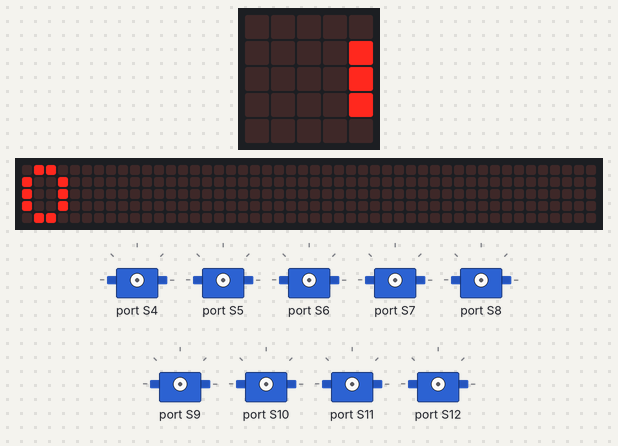
Simulated run of this program. Board: BBC micro:bit running MicroPython. Shown: the board's 5×5 LED display, a strip that is not on the board, showing the scrolling text unrolled, 9 × servo. The 48×5 strip is a reading aid, not a part: it shows the text the display is scrolling, unrolled, one strip-width of it at a time; servo angles are drawn from the pulse width (0.5 ms = 0°, 2.5 ms = 180°).

Above: at 0.07 s.
At 4.58 s:
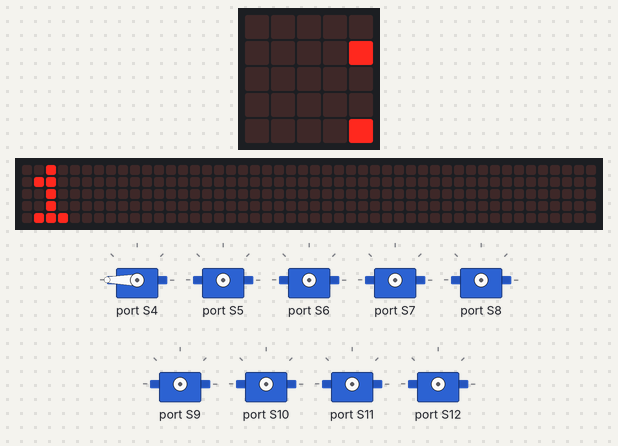
At 9.23 s:
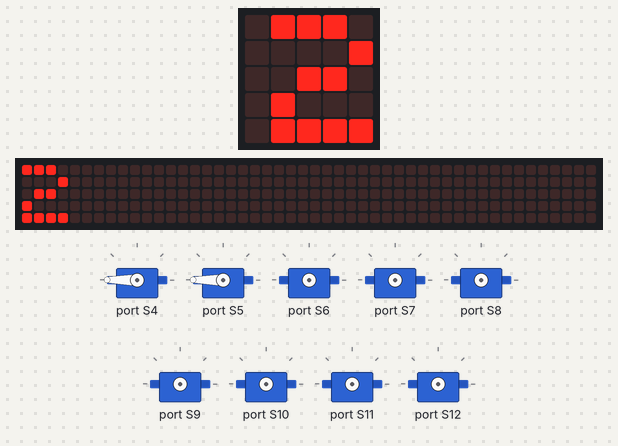
At 18.39 s:
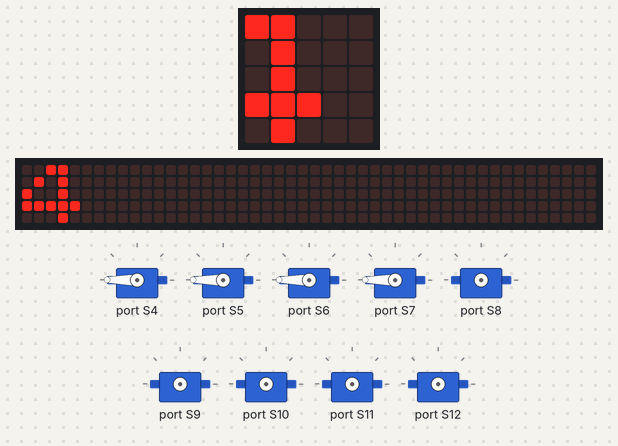
At 27.55 s:
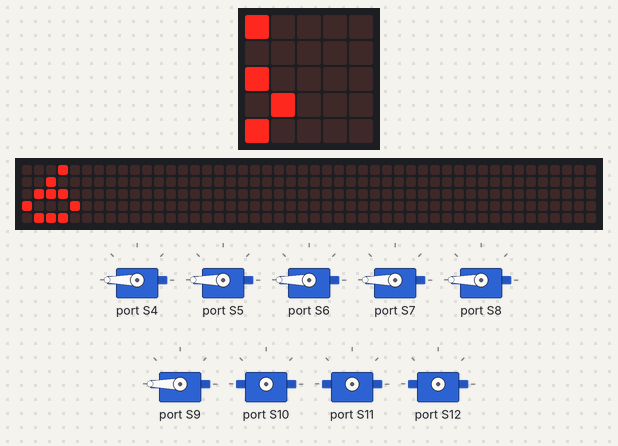
At 36.86 s:
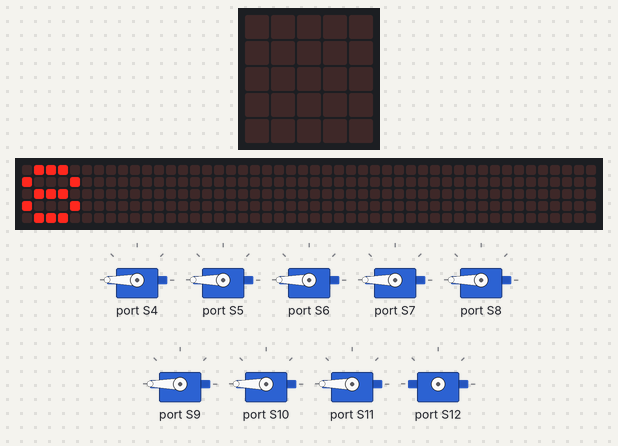
Timing chart, 0 to 40.0 s (numbered marks = the images above):
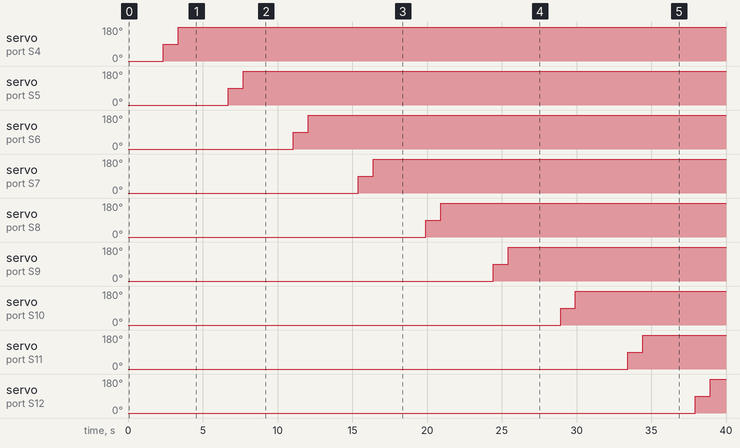

The program:

Sx-PCA9685__1_.py
```python
# comprovació correspondència dels pins S de la placa Robot_bit amb els canals del PCA9685 intern
# prova feta amb servos

from microbit import *
# from microbit import i2c, sleep

PCA9685_ADDRESS = 0x40  # Adreça I2C del xip PCA9685 (0x40 per defecte)

# Funció interna per escriure un valor a un registre concret del PCA9685
def write_register(reg, value):
    i2c.write(PCA9685_ADDRESS, bytes([reg, value]))

def set_pwm_freq(freq):
    prescale_val = int(25000000.0 / (4096 * freq) - 1)
    write_register(0x00, 0x10)     # Sleep
    write_register(0xFE, prescale_val)  # Set prescale
    write_register(0x00, 0xA1)     # Wake + auto-increment

def set_pwm(channel, on, off):
    base = 0x06 + 4 * channel
    i2c.write(PCA9685_ADDRESS, bytes([base, on & 0xFF]))
    i2c.write(PCA9685_ADDRESS, bytes([base+1, (on >> 8) & 0xFF]))
    i2c.write(PCA9685_ADDRESS, bytes([base+2, off & 0xFF]))
    i2c.write(PCA9685_ADDRESS, bytes([base+3, (off >> 8) & 0xFF]))

def set_servo_angle(channel, angle):
    pulse = int(500 + (angle / 180.0) * 2000)  # microsegons
    pwm_val = int(pulse * 4096 / 20000)        # per 20ms
    set_pwm(channel, 0, pwm_val)

# Inicialitzar el xip
set_pwm_freq(50)

# Provar tots els canals del 0 al 15
for channel in range(16):
    display.scroll(str(channel))  # Mostra quin canal s'està provant
    set_servo_angle(channel, 0)
    sleep(1000)
    set_servo_angle(channel, 90)
    sleep(1000)
    set_servo_angle(channel, 180)

    sleep(1000)
```

Measured:
- by itself, servo on port S4: 0° → 90° at 2.4 s, → 180° 1.0 s later
- by itself, servo on port S5: 0° → 90° at 6.7 s, → 180° 1.0 s later
- by itself, servo on port S6: 0° → 90° at 11.1 s, → 180° 1.0 s later
- by itself, servo on port S7: 0° → 90° at 15.4 s, → 180° 1.0 s later
- by itself, servo on port S8: 0° → 90° at 19.9 s, → 180° 1.0 s later
- by itself, servo on port S9: 0° → 90° at 24.4 s, → 180° 1.0 s later
- by itself, servo on port S10: 0° → 90° at 28.9 s, → 180° 1.0 s later
- by itself, servo on port S11: 0° → 90° at 33.4 s, → 180° 1.0 s later
